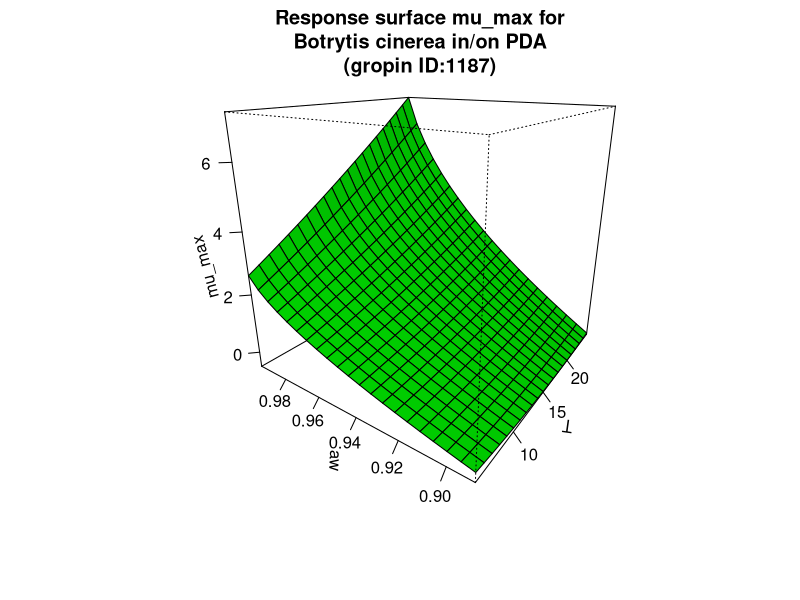

The R source for this figure:
#############################
# start of Parameter script
#############################
T <- seq(5.005,24.975024975025,length.out=21)
aw <- seq(0.889110889110889,0.995995,length.out=21)
#############################
# end of Parameter script
#############################
############################# 
# start of Model script Gropin ID 1187 
#############################
 
# constant coefficients for this model
 
variables <- data.frame(T,aw)
argumentsPar <- expand.grid(variables)
 
# heart of the model
response_surface <- function(T,aw) {
   mumax <-(2.053+(-6.484)* sqrt(1-aw)+1.210*( sqrt(1-aw)* sqrt(1-aw))+0.248*T+0.0015*T*T-0.917* sqrt(1-aw)*T)

return(mumax=mumax)
} 

# output parameters
mumax <- cbind(argumentsPar,response_surface(argumentsPar['T'],argumentsPar['aw']))
colnames(mumax) <- c(colnames(argumentsPar),'mumax')
#############################
# End of Model script
#############################
############################# 
# start of Visualisation script Gropin ID 1187 
#############################
persp(T,aw,matrix(unlist(mumax$mumax),nrow=21),col = 'green',xlab='T',ylab='aw',zlab='mu_max',main='Response surface mu_max for
Botrytis cinerea in/on PDA
(gropin ID:1187)',theta=305,phi=20,shade=0.25,ticktype = 'detailed')
#############################
# End of Visualisation script
#############################
